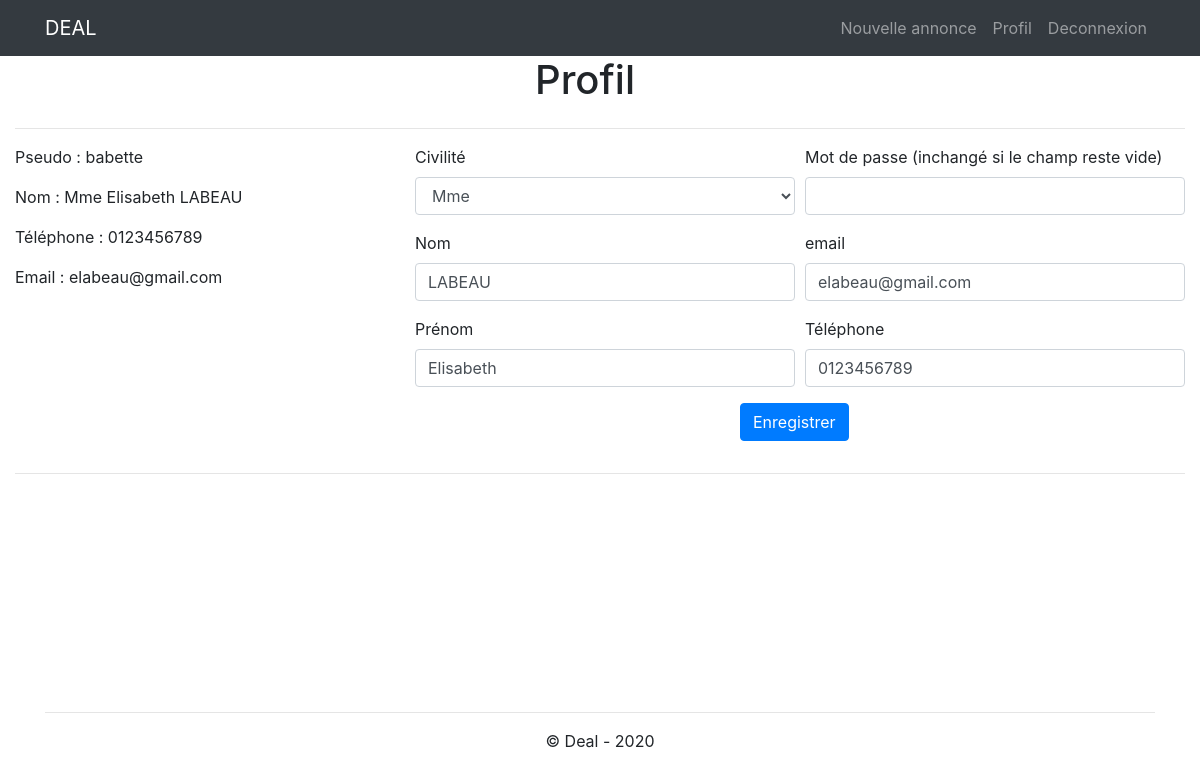
Page /profil.php (signed in) on the earlier database version.
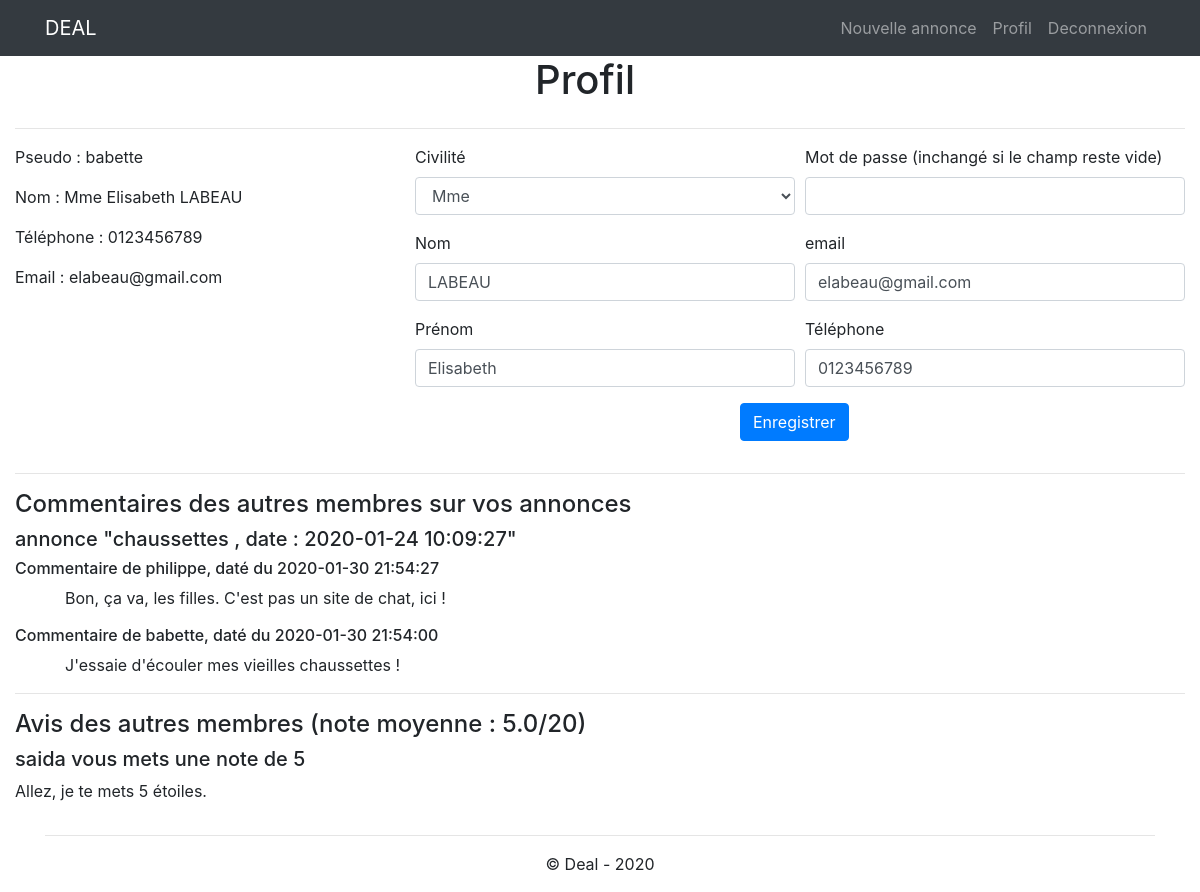
Same page on the later database version.
### tables this page shows
CREATE TABLE IF NOT EXISTS `annonce` (
  `id` int(11) NOT NULL AUTO_INCREMENT,
  `titre` varchar(255) NOT NULL,
  `description_courte` varchar(255) NOT NULL,
  `description_longue` text NOT NULL,
  `prix` float NOT NULL,
  `photo` varchar(255) NOT NULL,
  `pays` varchar(100) NOT NULL,
  `ville` varchar(100) NOT NULL,
  `adresse` text NOT NULL,
  `code_postal` char(5) NOT NULL,
  `membre_id` int(11) DEFAULT NULL,
  `categorie_id` int(11) NOT NULL,
  `date_enregistrement` datetime NOT NULL,
  PRIMARY KEY (`id`),
  KEY `membre_id` (`membre_id`),
  KEY `categorie_id` (`categorie_id`)
);

CREATE TABLE IF NOT EXISTS `note` (
  `id` int(11) NOT NULL AUTO_INCREMENT,
  `note` int(11) NOT NULL,
  `avis` text NOT NULL,
  `membre_id1` int(11) DEFAULT NULL,
  `membre_id2` int(11) NOT NULL,
  `date_enregistrement` datetime NOT NULL,
  PRIMARY KEY (`id`),
  KEY `membre_id1` (`membre_id1`),
  KEY `membre_id2` (`membre_id2`)
);

CREATE TABLE IF NOT EXISTS `membre` (
  `id` int(11) NOT NULL AUTO_INCREMENT,
  `pseudo` varchar(45) NOT NULL,
  `mdp` varchar(255) NOT NULL,
  `nom` varchar(45) NOT NULL,
  `prenom` varchar(45) NOT NULL,
  `telephone` varchar(45) NOT NULL,
  `email` varchar(45) NOT NULL,
  `civilite` enum('M.','Mme') NOT NULL,
  `role` enum('user','admin') NOT NULL,
  `date_enregistrement` datetime NOT NULL,
  PRIMARY KEY (`id`)
);

### inc/functions.php (called while the page is built, shortened)
<?php
function executerRequete ($requete, $param=array())
	{
	foreach ($param as $marqueur => $variable)
		$param[$marqueur] = htmlspecialchars ($variable);
	global $pdo;
	$resultat = $pdo->prepare($requete);
	if ($resultat->execute($param))
		return $resultat;
	else
		return false;
	}

### profil.php (the view, shortened to what the changed rows need)
<?php
$commentaires = '<hr>';
$avis = '';
extract ($_SESSION['membre']);
$requeteCompteAnnonces = executerRequete ("SELECT COUNT(id) FROM annonce WHERE membre_id = :id",  array (':id' => $id));
if ($requeteCompteAnnonces->fetch (PDO::FETCH_NUM)[0] != '0')
	{
	$commentaires .= '<h4>Commentaires des autres membres sur vos annonces</h4>';
	$requeteAnnonces = executerRequete ("SELECT id, titre, date_enregistrement date
	                             FROM annonce
	                             WHERE membre_id = :id
	                             ORDER BY date_enregistrement DESC", array (':id' => $id));
	while ($annonce = $requeteAnnonces->fetch(PDO::FETCH_ASSOC))
		{
		$commentaires .= '<h5>annonce "'.$annonce['titre'].', date : '.$annonce['date'].'"</h5>';
		$requeteCommentaires = executerRequete ("SELECT pseudo, a.commentaire, a.date_enregistrement date
		                             FROM commentaire a, membre
		                             WHERE a.annonce_id = :id AND membre.id=a.membre_id
		                               AND (NOT EXISTS (SELECT id FROM commentaire b WHERE b.annonce_id=a.annonce_id AND b.membre_id=:moi) OR (a.date_enregistrement >= (SELECT MAX(date_enregistrement) FROM commentaire c WHERE c.annonce_id = a.annonce_id AND c.membre_id = :moi)))
		                             ORDER BY date DESC", array (':id' => $annonce['id'], ':moi' => $_SESSION['membre']['id']));
		if ($requeteCommentaires->rowCount() > 0)
			{
			while ($resultat = $requeteCommentaires->fetch (PDO::FETCH_ASSOC))
				{
				extract ($resultat);
				$commentaires .= '<h6>Commentaire de '.$pseudo.', daté du '.$date.'</h6>';
				$commentaires .= '<p style="margin-left:50px;">'.$commentaire.'<p>';
				}
			}
		else
			$commentaires .= '<p>Aucun membre n\'a laissé de commentaire</h5>';
		$commentaires .= '<hr>';
		}
	}
$requete = executerRequete ("SELECT AVG(note) note, COUNT(note) nombre
                             FROM note
                             WHERE membre_id2 = :id", array (':id' => $id));
$resultat = $requete->fetch (PDO::FETCH_ASSOC);
if ($resultat['nombre'] != '0')
	{
	$avis .= '<h4>Avis des autres membres (note moyenne : '.sprintf ("%.1f", $resultat['note']).'/20)</h4>';
	$requete = executerRequete ("SELECT avis, pseudo, note
	                             FROM note
	                             LEFT JOIN membre ON membre_id1 = membre.id
	                             WHERE membre_id2 = :id
	                             ORDER BY note.date_enregistrement DESC", array (':id' => $id));
	while ($resultat = $requete->fetch (PDO::FETCH_ASSOC))
		{
		$avis .= "<h5>$resultat[pseudo] vous mets une note de $resultat[note]</h5>";
		$avis .= "<p>$resultat[avis]</p>";
		}
	}
require_once 'inc/header.php';
echo '<div class="row" style="width:100%;text-align:center;">';
echo     '<div class="col-sm-12">';
echo         '<h1 classe="mt-4" style="pading:auto;">Profil</h1>';
echo     '</div>';
echo '</div>';
echo '<div class="row">';
echo     '<div class="col-sm-12">';
echo     '</div>';
echo '</div>';
echo '<div class="row">';
echo     '<div class="col-sm-4">';
extract ($_SESSION['membre']);
echo    '</div>';
?>
	<div class="col-sm">
	</div>
</div>
<?php
echo $commentaires;
echo $avis;
require_once 'inc/footer.php';

Differences in the rows shown:
now on this page (row edited): annonce: titre "chaussettes", date_enregistrement "2020-01-24 10:09:27", pseudo "philippe", date "2020-01-30 21:54:27", commentaire "Bon, ça va, les filles. C'est pas un site de chat, ici !", pseudo "babette", date "2020-01-30 21:54:00", commentaire "J'essaie d'écouler mes vieilles chaussettes !"
added note: membre_id1.pseudo "saida", note "5", avis "Allez, je te mets 5 étoiles."
Other differences:
$resultat['note']: (not shown) → "5.0"
text now shown: "Commentaires des autres membres sur vos annonces Avis des autres membres (note moyenne : /20)"
